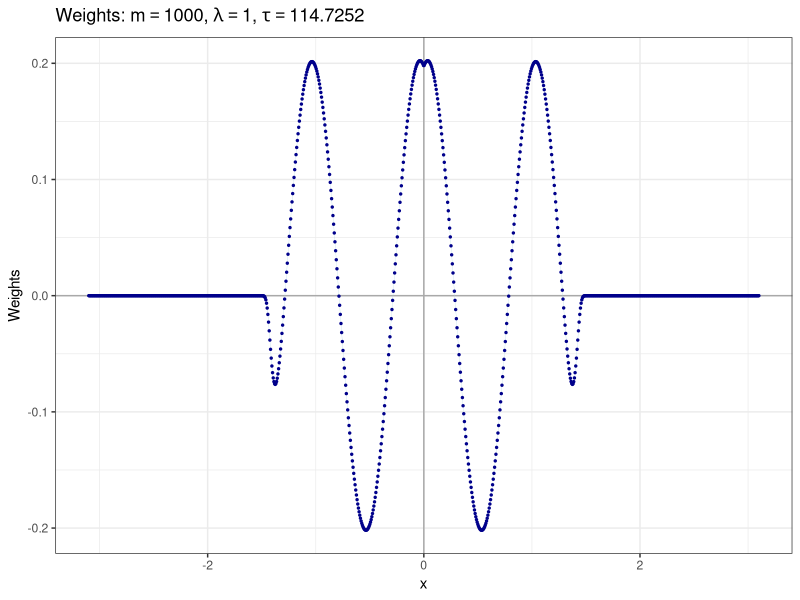

This chart was generated by the following R code: (Note: this script raises an error after producing the figure.)
library(ggplot2)
n_fixed_u <- 1000
n_grid <- 4000
n_fixed_x <- 500
lambda_true <- 1

set.seed(7)

fixed_u_vec <- seq(-3.1, 3.1,length.out = n_fixed_u)
#x_grid <-  seq(-4,4,length.out =40)
x_grid_cv <- seq(-3.1, 3.1,length.out = n_grid)

w_u_vec <- sapply(fixed_u_vec,function(x){-0.2*exp(-(10^(-6))*abs(x)^40)*(3.1-abs(x)^1)^(0.01)*(sin((-abs(x)+pi/4)*(2*pi)))})
w_u_df <- data.frame(x = fixed_u_vec, weights = w_u_vec)

sigma_w <- sd(w_u_vec)
tau_true <- var(w_u_vec)^-1

# Create the plot
ggplot(w_u_df, aes(x = x, y = weights)) +
  geom_hline(yintercept = 0, color = "darkgray", linetype = "solid", linewidth = 0.5) +
  geom_vline(xintercept = 0, color = "darkgray", linetype = "solid", linewidth = 0.5) +
  geom_line(color = "lightblue", linewidth = .1) +
  geom_point(color = "darkblue", size = 0.5) +
  ggtitle(bquote("Weights:" ~
                   m ==.(n_fixed_u) * "," ~
                   lambda == .(lambda_true) * "," ~
                   tau == .(tau_true))) +
  xlab("x") +
  ylab("Weights") +
  theme_bw()



centering_grid <- x_grid_cv



centered_kernel_mat_at_sampled_cv <- centered_kernel_matrix(first_vec_kernel = fixed_u_vec,
                                                            second_vec_kernel = fixed_u_vec,
                                                            centering_grid = centering_grid,
                                                            hurst_coef = 0.5)
centered_kernel_mat_at_grid_cv <- centered_kernel_matrix(first_vec_kernel = fixed_u_vec,
                                                         second_vec_kernel = x_grid_cv,
                                                         centering_grid = centering_grid,
                                                         hurst_coef = 0.5)
centerd_kernel_self_grid_cv <- diag(centered_kernel_matrix(first_vec_kernel = x_grid_cv,
                                                           second_vec_kernel = x_grid_cv,
                                                           centering_grid = centering_grid,
                                                           hurst_coef = 0.5))

probs_cv <- get_dens_or_prob(centered_kernel_mat_at_sampled_cv,
                             centered_kernel_mat_at_grid_cv,
                             centerd_kernel_self_grid_cv,
                             fixed_u_vec,x_grid_cv,
                             lambda_true, w_u_vec,
                             type_of_p_is_prob = FALSE,
                             type_of_q_is_prob = FALSE,
                             method_of_p_calculation = "ordinary")

true_density_df <- data.frame(grid = x_grid_cv, true_pdf = probs_cv$grid_x)

ggplot() +
  geom_line(data = true_density_df, aes(x = grid, y = true_pdf, color = 'True Density'), linewidth = 1) +
  #geom_line(data = kde_adaptive_df, aes(x = grid, y = kde_adaptive_pdf, color = 'KDE Adaptive'), linewidth = 1) +
  #geom_line(data = kef_df, aes(x = grid, y = kef_pdf, color = 'KEF'), linewidth = 1) +
  scale_color_manual(name = "Type of density", values = c('True Density' = 'blue')) +
  ggtitle(paste('Histogram and Kernel Density Estimate for lambda =', lambda_true,'and tau =',round(tau_true,2))) +
  xlab('u') +
  ylab('Density') +
  theme_bw() +
  theme(legend.position = "bottom")


## Take samples X1, . . . , Xn ∼ p(x) Using invert cdf transform, take samples X1, . . . , Xn ∼ p(x).
# Normalize the density values to obtain probabilities
p_x_vec <- probs_cv$grid_x

probabilities <- p_x_vec / sum(p_x_vec)
# Create the cumulative density function (CDF)
cdf <- cumsum(probabilities)
# plot(cdf)
# I took n number of samples from x which n << m
sampled_x_vec <- numeric(n_fixed_x)
sampled_indeces <- integer()
# Invert cdf transform
j = 0
while (j <= n_fixed_x) {
  u <- runif(1)
  sample_index <- which(cdf >= u)[1]
  if(!(sample_index %in% sampled_indeces)){
    sampled_indeces <- c(sampled_indeces,sample_index)
    sampled_x_vec[j] <- x_grid_cv[sample_index]
    j = j+1
  }
}

# Sort sampled x
sampled_x_vec <- sort(sampled_x_vec)

hist(sampled_x_vec,breaks = 50)

centering_grid <- x_grid_cv
centered_kernel_mat_x_u_cv <- centered_kernel_matrix(first_vec_kernel = fixed_u_vec,
                                                     second_vec_kernel = sampled_x_vec,
                                                     centering_grid = centering_grid,
                                                     hurst_coef = 0.5)
theta_n_evaluated_at_sampled_x <- (w_u_vec %*% centered_kernel_mat_x_u_cv)

centered_kernel_mat_x_x_cv <- centered_kernel_matrix(first_vec_kernel = sampled_x_vec,
                                                     second_vec_kernel = sampled_x_vec,
                                                     centering_grid = centering_grid,
                                                     hurst_coef = 0.5)




w_x_vec <- as.numeric(solve(centered_kernel_mat_x_x_cv) %*% t(theta_n_evaluated_at_sampled_x))
w_x_df <- data.frame( x = sampled_x_vec, weights = w_x_vec)

ggplot(w_x_df, aes(x = x, y = weights)) +
  geom_hline(yintercept = 0, color = "darkgray", linetype = "solid", linewidth = 0.5) +
  geom_vline(xintercept = 0, color = "darkgray", linetype = "solid", linewidth = 0.5) +
  geom_line(aes(color = "w_x_sampled"), linewidth = .5) +
  geom_point(color = "darkblue", size = 1) +
  geom_point(data = w_u_df, aes(x = x, y = weights), color = "darkgreen", size = 1) +
  geom_line(data = w_u_df, aes(x = x, y = weights, color = "w_u_grid"), linewidth = 0.3) +
  scale_color_manual(name = "Type of weights", values = c('w_x_sampled' = 'lightblue', 'w_u_grid' = 'chartreuse4')) +
  ggtitle(bquote( w[x]* ":" ~
                    m ==.(n_fixed_u) * "," ~
                    lambda == .(lambda_true) * "," ~
                    tau[w] == .(tau_true))) +
  xlab("x") +
  ylab(bquote( w[x] )) +
  theme_bw()


centering_grid_cv <- x_grid_cv



centered_kernel_mat_x_x_cv <- centered_kernel_matrix(first_vec_kernel = sampled_x_vec,
                                                     second_vec_kernel = sampled_x_vec,
                                                     centering_grid = centering_grid,
                                                     hurst_coef = 0.5)
centered_kernel_mat_x_grid_cv <- centered_kernel_matrix(first_vec_kernel = sampled_x_vec,
                                                        second_vec_kernel = x_grid_cv,
                                                        centering_grid = centering_grid,
                                                        hurst_coef = 0.5)
centerd_kernel_self_grid_cv <- diag(centered_kernel_matrix(first_vec_kernel = x_grid_cv,
                                                           second_vec_kernel = x_grid_cv,
                                                           centering_grid = centering_grid,
                                                           hurst_coef = 0.5))

probs_n_cv <- get_dens_or_prob(centered_kernel_mat_x_x_cv,
                               centered_kernel_mat_x_grid_cv,
                               centerd_kernel_self_grid_cv,
                               sampled_x_vec,x_grid_cv,
                               lambda_true, w_x_vec,
                               type_of_p_is_prob = FALSE,
                               type_of_q_is_prob = FALSE,
                               method_of_p_calculation = "ordinary")

true_n_density_df <- data.frame(grid = x_grid_cv, n_pdf = probs_n_cv$grid_x)

ggplot() +
  geom_line(data = true_density_df, aes(x = grid, y = true_pdf, color = 'p(x)'), linewidth = 1, alpha =1) +
  #geom_line(data = kde_adaptive_df, aes(x = grid, y = kde_adaptive_pdf, color = 'KDE Adaptive'), linewidth = 1) +
  geom_line(data = true_n_density_df, aes(x = grid, y = n_pdf, color = 'p_n(x)'), linewidth = 1, alpha = 1) +
  scale_color_manual(name = "Type of density", values = c('p(x)' = 'blue', 'p_n(x)' = 'chartreuse3')) +
  ggtitle(paste('Histogram and Kernel Density Estimate for lambda =', lambda_true, 'and tau =', round(1/var(w_x_vec),2))) +
  xlab('u') +
  ylab('Density') +
  theme_bw() +
  theme(legend.position = "bottom")

################################################################################

lambda_hat <- 0.055
tau_hat <- 0.055^2/1350

x_grid <- seq(-3.1, 3.1,length.out = 400)


centering_grid_cv <- x_grid



centered_kernel_mat_at_sampled <- centered_kernel_matrix(first_vec_kernel = sampled_x_vec,
                                                         second_vec_kernel = sampled_x_vec,
                                                         centering_grid = centering_grid_cv,
                                                         hurst_coef = 0.5)
centered_kernel_mat_at_grid <- centered_kernel_matrix(first_vec_kernel = sampled_x_vec,
                                                      second_vec_kernel = x_grid,
                                                      centering_grid = centering_grid_cv,
                                                      hurst_coef = 0.5)
centerd_kernel_self_grid <- diag(centered_kernel_matrix(first_vec_kernel = x_grid,
                                                        second_vec_kernel = x_grid,
                                                        centering_grid = centering_grid_cv,
                                                        hurst_coef = 0.5))



weights_hat <- get_weights_wo_grid(lambda_hat =lambda_hat,
                                   tau_hat = tau_hat,
                                   centered_kernel_mat_at_sampled,
                                   sampled_x = sampled_x_vec,
                                   min_x = min(x_grid),
                                   max_x = max(x_grid),
                                   print_trace = T
)



# Convert the data to a data frame for use with ggplot2
plot_data <- data.frame(sampled_x = sampled_x_vec, weights_hat = weights_hat[1,])

# Create the ggplot
p <- ggplot(plot_data, aes(x = sampled_x, y = weights_hat)) +
  geom_point(color = "darkred", size = 1) +
  geom_line(aes(color = "weights_estimation"), linewidth = 0.6) +
  geom_point(data = w_x_df, aes(x = x, y = weights), color = "black", size = 1) +
  geom_line(data = w_x_df, aes(x = x, y = weights, color = "true_weights"), linewidth = 0.6) +
  scale_color_manual(name = "Type of weights", values = c('weights_estimation' = 'red', 'true_weights' = 'blue')) +
  labs(title = "True Weights and Weights Estimations",
       x = "Sampled x",
       y = "Weights Hat") +
  theme_bw()+
  theme(legend.position = "bottom")

print(p)

estimated_probs_NR_cv <- get_dens_or_prob(centered_kernel_mat_at_sampled,
                                          centered_kernel_mat_at_grid,
                                          centerd_kernel_self_grid,
                                          sampled_x_vec,x_grid,
                                          lambda_hat, as.vector(weights_hat),
                                          type_of_p_is_prob = FALSE,
                                          type_of_q_is_prob = FALSE,
                                          method_of_p_calculation = "ordinary")



estimated_density_df <- data.frame(grid = x_grid, estimated_pdf = estimated_probs_NR_cv$grid_x)

ggplot() +
  geom_line(data = true_density_df, aes(x = grid, y = true_pdf, color = 'p(x)'), linewidth = 1, alpha =1) +
  geom_line(data = true_n_density_df, aes(x = grid, y = n_pdf, color = 'p_n(x)'), linewidth = 1, alpha = 1) +
  geom_line(data = estimated_density_df, aes(x = grid, y = estimated_pdf, color = 'KEF'), linewidth = 1) +
  scale_color_manual(name = "Type of density", values = c('p(x)' = 'blue', 'p_n(x)' = 'chartreuse3', 'KEF' = 'orange')) +
  ggtitle(paste('Histogram and Kernel Density Estimate for lambda =', lambda_hat, 'and tau =', format(tau_hat,digits = 3,scientific = T))) +
  xlab('u') +
  ylab('Density') +
  theme_bw() +
  theme(legend.position = "bottom")

################################################################################

s1_new <- colSums(centered_kernel_mat_at_sampled)
summary(s1_new)

# Find the base measure of samples
sample_mid_points <- get_middle_points_grid(-3.1, sampled_x_vec, 3.1)
base_measure_weights <- sample_mid_points[-1] - sample_mid_points[-length(sample_mid_points)]

dens_n <- probs_n_cv$sampled_x
dens_sampled_base_n <- dens_n * base_measure_weights
prob_sampled_base_n <- dens_sampled_base_n / sum(dens_sampled_base_n)
prob_sampled_n <- dens_n / sum(dens_n)

s2_new <-  as.numeric(dim(centered_kernel_mat_at_sampled)[1] * (prob_sampled_base_n) %*% t(centered_kernel_mat_at_sampled))
summary(s2_new)

s12_new<- colSums(centered_kernel_mat_at_sampled) - dim(centered_kernel_mat_at_sampled)[1] * (prob_sampled_base_n) %*% t(centered_kernel_mat_at_sampled)

s12t_new <- as.numeric(s12_new)
summary(as.numeric(s12_new))

plot(x = sampled_x_vec,s1_new)
plot(x = sampled_x_vec,as.numeric(s2_new))
plot(x = sampled_x_vec,s12t_new)

s3_new <- as.vector(w_x_vec) / prob_sampled_n
summary(s3_new)

plot(x = sampled_x_vec, s3_new)
summary(s12t_new)

summary(s3_new)/summary(s12t_new)

plot(x = sampled_x_vec,s12t_new * lambda_hat - s3_new*tau_hat)

################################################################################
output <- vector("numeric",length = length(sampled_x_vec))
# Find the base measure of samples
sample_mid_points <- get_middle_points_grid(-3.1, sampled_x_vec, 3.1)
base_measure_weights <- sample_mid_points[-1] - sample_mid_points[-length(sample_mid_points)]

n_x <- length(sampled_x_vec)
dens <- probs_n_cv$sampled_x
dens_sampled_base <- dens * base_measure_weights
prob_sampled_base <- dens_sampled_base / sum(dens_sampled_base)
prob_sampled <- dens / sum(dens)


for( i in 1: length(sampled_x_vec)){
  output[i] <- w_x_vec[i]/
    (probs_n_cv$sampled_x[i] *
       (colSums(centered_kernel_mat_at_sampled)[i] - n_x * (prob_sampled_base %*% centered_kernel_mat_at_sampled)[1,i] ))
}
which(abs(output)>10)
